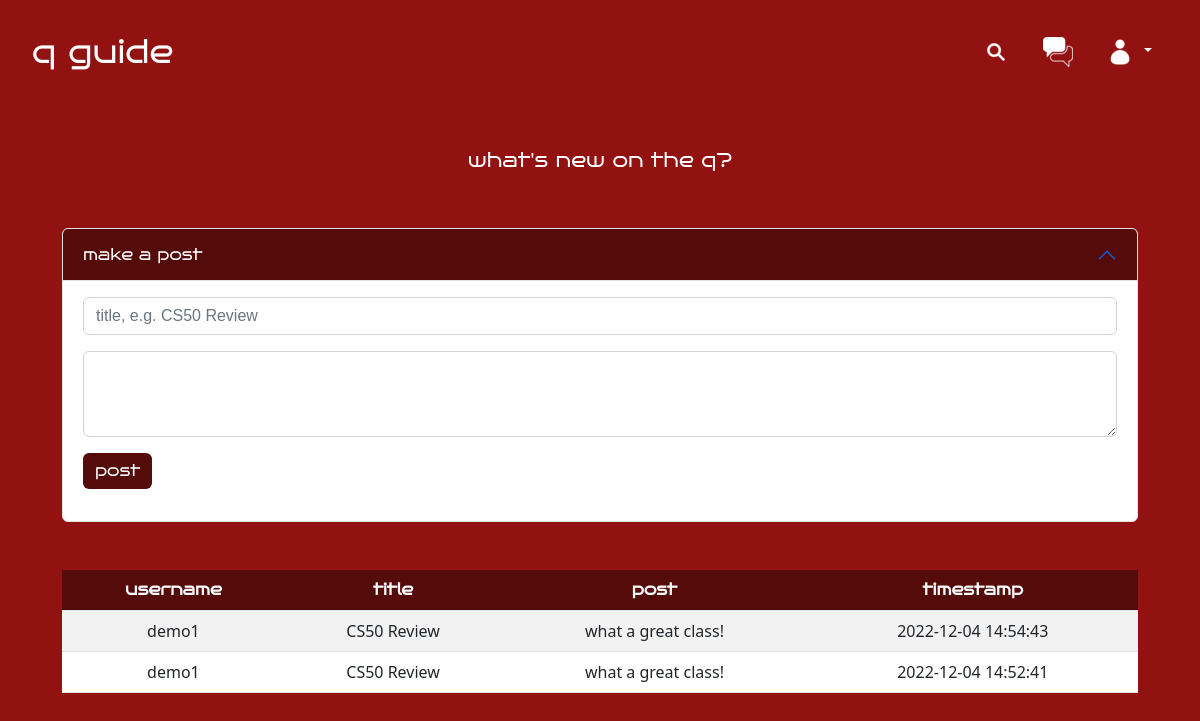
The page /forum (signed in) on the database as committed earlier.
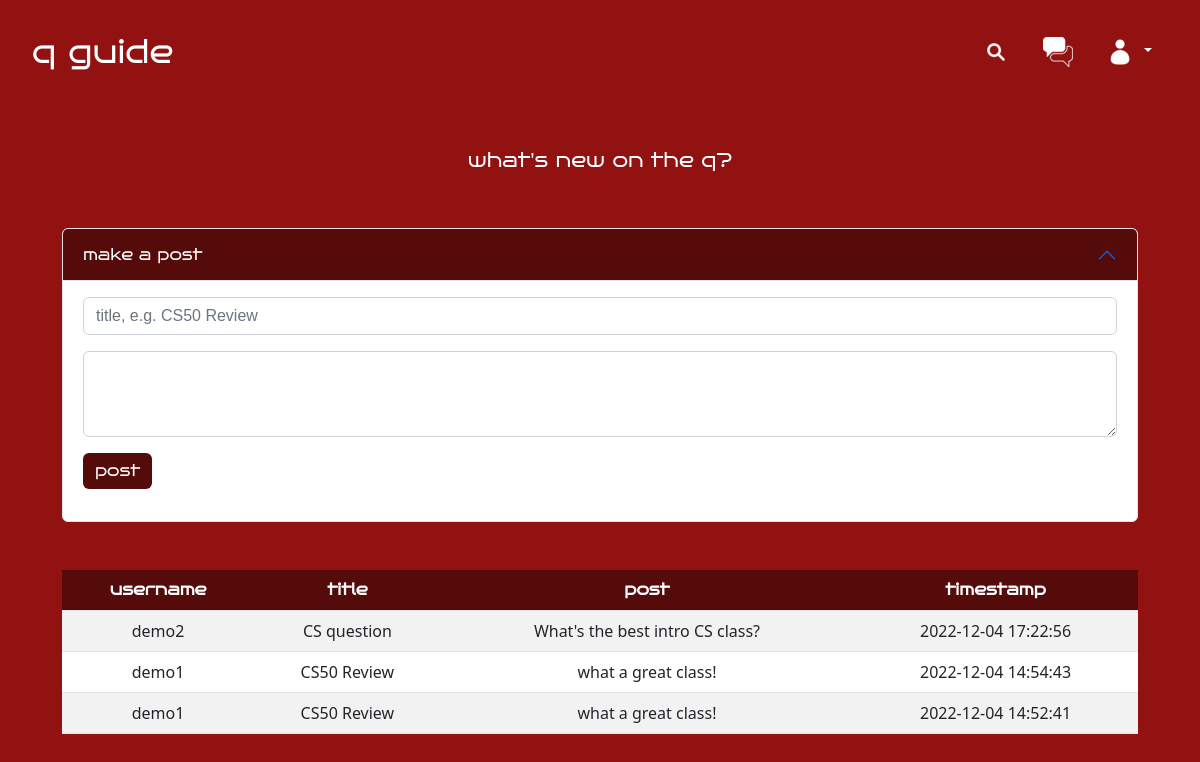
The same page on the database as committed later.
### tables this page shows
CREATE TABLE posts (
    id INTEGER PRIMARY KEY AUTOINCREMENT NOT NULL,
    user_id INTEGER NOT NULL,
    username TEXT NOT NULL,
    timestamp DATETIME DEFAULT CURRENT_TIMESTAMP NOT NULL,
    post TEXT NOT NULL,
    title TEXT NOT NULL,
    FOREIGN KEY (user_id) REFERENCES users(id),
    FOREIGN KEY (username) REFERENCES users(username)
);

### app.py (the view)
@app.route("/forum", methods=['GET', 'POST'])
@login_required
def forum():
    db.execute("SELECT username, title, post, timestamp FROM posts ORDER BY timestamp DESC")
    posts = db.fetchall()
    if request.method == "POST":
        if not request.form.get("title"):
            return render_template("forum.html", error="must enter title")
        elif not request.form.get("post"):
            return render_template("forum.html", error="must enter content")
        db.execute("SELECT username FROM users WHERE id = (?)", (session["user_id"],))
        username = db.fetchall()
        db.execute("INSERT INTO posts (user_id, username, title, post) VALUES (?,?,?,?)",
        (session["user_id"], username[0][0], request.form.get("title"), request.form.get("post")))
        connection.commit()
        db.execute("SELECT username, title, post, timestamp FROM posts ORDER BY timestamp DESC")
        posts = db.fetchall()
        return render_template("forum.html", posts=posts)
    else:
        return render_template("forum.html", posts=posts)

### app.py (called while the page is built)
@app.after_request
def after_request(response):
    response.headers["Cache-Control"] = "no-cache, no-store, must-revalidate"
    response.headers["Expires"] = 0
    response.headers["Pragma"] = "no-cache"
    return response

### helpers.py (called while the page is built)
def login_required(f):
    @wraps(f)
    def decorated_function(*args, **kwargs):
        if session.get("user_id") is None:
            return redirect("/login")
        return f(*args, **kwargs)
    return decorated_function

### templates/forum.html (shortened to what this page needs)
{% extends "layout.html" %}
{% block main %}
    <h5>what's new on the q?</h5>
    <br>
    <br>
    <div class="accordion" id="accordionExample">
        <div class="accordion-item">
          <h2 class="accordion-header" id="headingOne">
            <button class="accordion-button" type="button" data-bs-toggle="collapse" data-bs-target="#collapseOne" aria-expanded="true" aria-controls="collapseOne">
              make a post
            </button>
          </h2>
          <div id="collapseOne" class="accordion-collapse collapse show" aria-labelledby="headingOne" data-bs-parent="#accordionExample">
            <div class="accordion-body">
                <form method="post" action="/forum">
                    <div class="mb-3">
                        <input name="title" type="text" class="form-control" id="exampleFormControlInput1" placeholder="title, e.g. CS50 Review">
                    </div>
                    <div class="mb-3">
                        <textarea name="post" class="form-control" id="exampleFormControlTextarea1" rows="3"></textarea>
                    </div>
                    <button type="submit" class="btn btn-primary mb-3 d-flex justify-content-end">post</button>
                </form>
            </div>
          </div>
        </div>
    </div>
    <br>
    <br>
    <table class="table table-striped table-hover">
        <thead>
            <tr>
                <th scope="col">username</th>
                <th scope="col">title</th>
                <th scope="col">post</th>
                <th scope="col">timestamp</th>
            </tr>
        </thead>
        <tbody class="border-top-color">
            {% for post in posts  %}
                <tr>
                    <td>{{ post[0] }}</td>
                    <td>{{ post[1] }}</td>
                    <td>{{ post[2] }}</td>
                    <td>{{ post[3] }}</td>
                </tr>
            {% endfor %}
        </tbody>
    </table>
{% endblock %}

### templates/layout.html (shortened to what this page needs)
<!DOCTYPE html>
<html lang="en">
    <head>
        <link href="static/styles.css" rel="stylesheet">
        <link href="https://cdn.jsdelivr.net/npm/bootstrap@5.2.3/dist/css/bootstrap.min.css" rel="stylesheet">
    </head>
    <body>
        {% if session["user_id"] %}
            <nav class="navbar navbar-custom navbar-expand fixed-top navbar-dark">
                <div class="container-fluid">
                    <a class="navbar-text" href="/">q guide</a>
                    <ul class="nav nav-fill justify-content-end">
                            <li class="nav-item">
                                <a class="nav-link" href="/search">
                                    <img src="static/images/search.png">
                                </a>
                            </li>
                            <li class="nav-item">
                                <a class="nav-link" href="/forum">
                                    <img src="static/images/forum.png">
                                </a>
                            </li>
                            <li class="nav-item dropdown">
                                <a class="nav-link dropdown-toggle" href="#" role="button" data-bs-toggle="dropdown" aria-expanded="false">
                                    <img src="static/images/profile.png">
                                </a>
                            </li>
                      </ul>
                </div>
            </nav>
        {% endif %}
        <main class="container-fluid py-5 text-center">
            {% block main %}{% endblock %}
        </main>
    </body>
</html>

### static/styles.css (style rules this page uses)
nav .navbar-text, button { font-size: xx-large; text-decoration: none; color: white !important; font-family: 'bruno_aceregular', Lucida Console, Bahnschrift, Candara, sans-serif !important; border:none !important; }
h5, h1, thead { color: white; font-family: 'bruno_aceregular', Lucida Console, Bahnschrift, Candara, sans-serif !important; }
a, form, h3 { font-size: large; font-family: 'Fira Sans Condensed', Calibri, sans-serif; color: white !important; text-decoration: none !important; }
body { background-color: #921212 !important; padding: 100px 50px; }
button, .card-header, thead { background-color: #560B0B !important; }
.navbar { padding: 20px !important; }
.nav > li > a { color: white !important; }
.navbar-custom { background-color: #921212 !important; }
table { background-color: white; }

Rows that differ between the two databases and show on the page:
added posts: username "demo2", title "CS question", post "What's the best intro CS class?", timestamp "2022-12-04 17:22:56"
